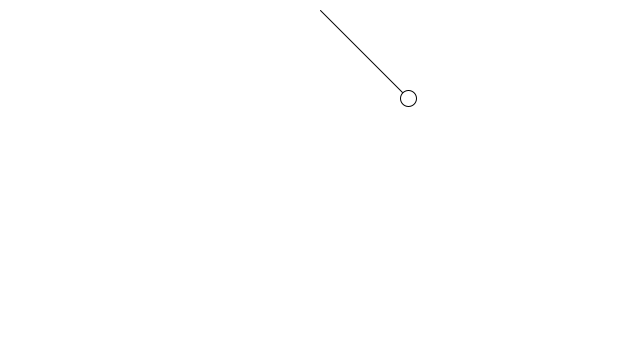
Frame 1 (no input)
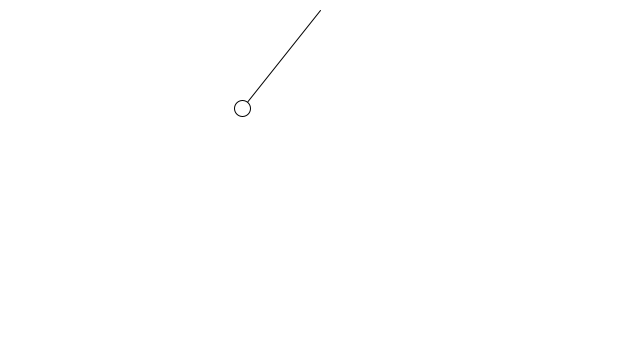
Frame 60 (the mouse pressed at the canvas centre just before this capture)
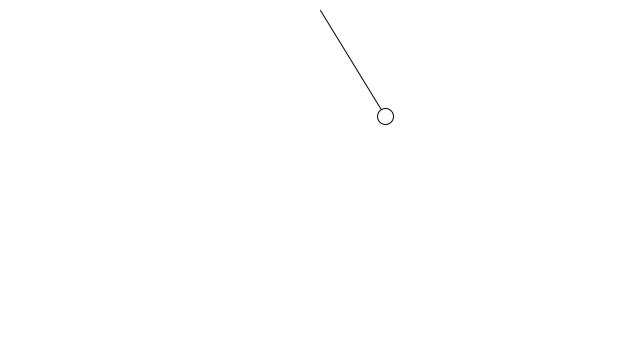
Frame 120 (the mouse held since frame 60 and released just before this capture)

The Processing sketch that drew these frames (run headless with seeded random() and noise(); from frame 60 on, the mouse is pressed at the canvas centre):

// Processing sketch: Exercise_3_12_Pendulum
// ── Exercise_3_12_Pendulum.pde
Pendulum p;
 
void setup() {
  size(640,360);
  p = new Pendulum(new PVector(width/2,10),125);
}
 
void draw() {
  background(255);
  p.go();
}
// ── Pendulum.pde
class Pendulum{
  PVector origin;
  PVector location;
  float r;
  float angle;
  float aVelocity;
  float aAcceleration;
  float damping;
  
  
  Pendulum(PVector origin_, float r_){
    origin = origin_;
    location = new PVector();
    r = r_;
    angle = PI/4;
    aVelocity = 0.0;
    aAcceleration = 0.0;
    damping = 0.995;
    
  }
  
  void go(){
    update();
    display();
  }
  
  void update(){
    float gravity = 0.4;
    aAcceleration = (-1*gravity/r)*sin(angle);
    
    aVelocity+=aAcceleration;
    angle+=aVelocity;
    
    aVelocity *= damping;
  }
  
  void display(){
    location.set(r*sin(angle),r*cos(angle));
    location.add(origin);
    
    stroke(0);
    line(origin.x,origin.y,location.x,location.y);
    ellipse(location.x,location.y,16,16);
    
  }
}
